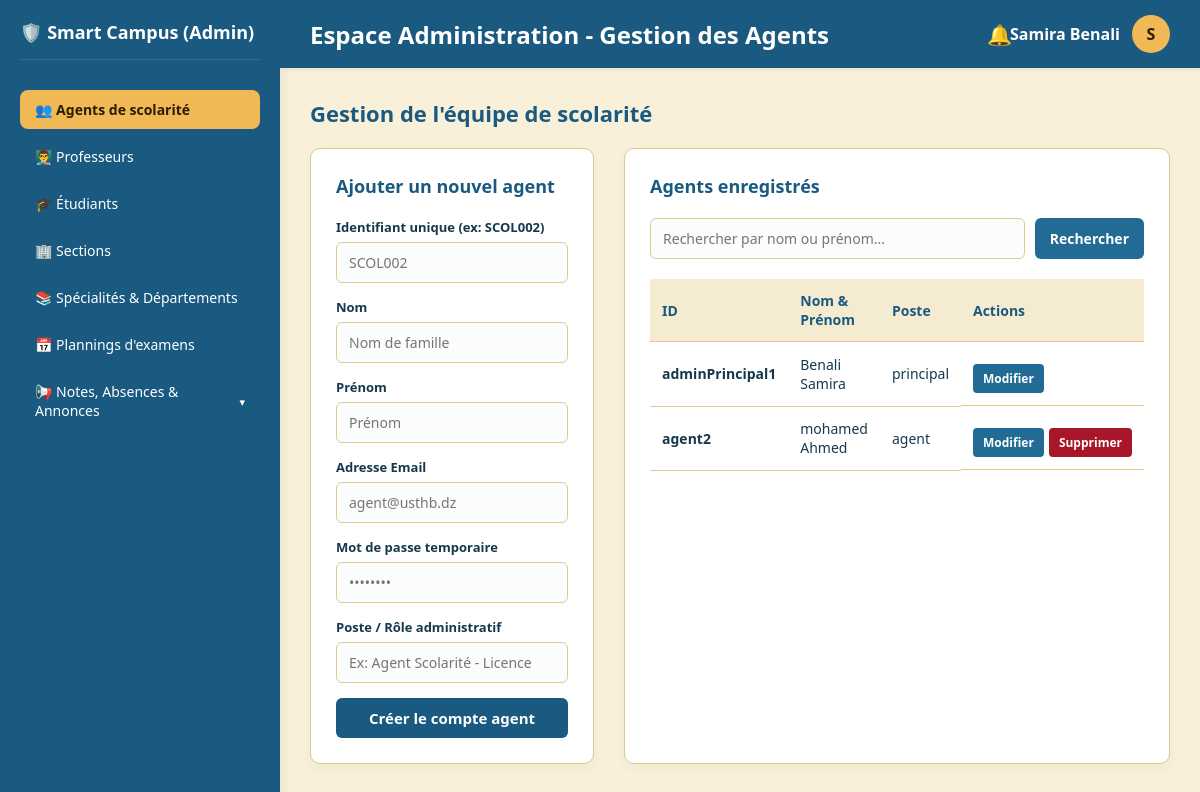
/admin_principal_dashboard.php (signed in), run on the app's committed database.
### tables this page shows
CREATE TABLE `scolarite` (
  `id_sco` int(11) NOT NULL,
  `id_user` varchar(100) NOT NULL,
  `post_Admin` varchar(100) DEFAULT NULL
);

CREATE TABLE `user` (
  `id_user` varchar(100) NOT NULL,
  `nom` varchar(50) NOT NULL,
  `prenom` varchar(50) NOT NULL,
  `email` varchar(100) NOT NULL,
  `mdP` varchar(255) NOT NULL,
  `role` enum('etudiant','prof','scolarite') NOT NULL
);

### admin_principal_dashboard.php (the view, shortened to what this page needs)
<?php
$host = 'localhost';
$db   = 'smart_campus';
$user = 'root';
$pass = '';
try {
    $pdo = new PDO("mysql:host=$host;dbname=$db;charset=utf8mb4", $user, $pass);
    $pdo->setAttribute(PDO::ATTR_ERRMODE, PDO::ERRMODE_EXCEPTION);
    $search = trim($_GET['search'] ?? '');
    if (!empty($search)) {
        $stmt_agents = $pdo->prepare("SELECT u.id_user, u.nom, u.prenom, u.email, s.post_Admin
                                    FROM scolarite s
                                    JOIN user u ON s.id_user = u.id_user
                                    WHERE u.nom LIKE ? OR u.prenom LIKE ?");
        $stmt_agents->execute(["%$search%", "%$search%"]);
    } else {
        $stmt_agents = $pdo->query("SELECT u.id_user, u.nom, u.prenom, u.email, s.post_Admin
                                    FROM scolarite s
                                    JOIN user u ON s.id_user = u.id_user");
    }
    $agents = $stmt_agents->fetchAll(PDO::FETCH_ASSOC);
} catch (PDOException $e) {
    if (isset($pdo) && $pdo->inTransaction()) {
        $pdo->rollBack();
    }
    $error = "Erreur de base de données : " . $e->getMessage();
}
?>
<!DOCTYPE html>
<html lang="fr">
<head>
</head>
<body>
    <div class="sidebar">
        <div class="sidebar-top">
            <div class="logo-area">
                <span>🛡️ Smart Campus (Admin)</span>
            </div>
            <div class="menu">
                <a href="admin_principal_dashboard.php" class="menu-item active">👥 Agents de scolarité</a>
                <a href="gestion_profs.php" class="menu-item">👨‍🏫 Professeurs</a>
                <a href="gestion_etudiants.php" class="menu-item">🎓 Étudiants</a>
                <a href="gestion_sections.php" class="menu-item">🏢 Sections</a>
                <a href="gestion_specialites.php" class="menu-item">📚 Spécialités & Départements</a>
                <a href="gestion_examens.php" class="menu-item">📅 Plannings d'examens</a>
                <div class="menu-dropdown">
                    <a href="javascript:void(0);" class="menu-item dropdown-toggle" onclick="toggleSubmenu()">
                        <span>📢 Notes, Absences & Annonces</span>
                        <span id="arrow" style="font-size: 11px;">▾</span>
                    </a>
                </div>
            </div>
        </div>
    </div>
    <div class="main-content">
        <div class="top-navbar">
            <h2>Espace Administration - Gestion des Agents</h2>
<div class="notif-menu-container" onclick="toggleNotifMenu(event)" style="position: relative; cursor: pointer; margin-right: -160px;">
    <div style="font-size: 20px; position: relative;">
        🔔
    </div>
</div>
            <div class="user-menu-container" onclick="toggleUserMenu(event)">
                <div class="user-profile">
                    <span><strong><?php echo htmlspecialchars($_SESSION['prenom'] . ' ' . $_SESSION['nom']); ?></strong></span>
                    <div class="user-avatar"><?php echo strtoupper(substr($_SESSION['prenom'], 0, 1)); ?></div>
                </div>
            </div>
        </div>
        <div class="content-body">
            <h3 class="section-title">Gestion de l'équipe de scolarité</h3>
            <div class="admin-grid">
                <div class="card">
                    <h3>Ajouter un nouvel agent</h3>
                    <form action="admin_principal_dashboard.php" method="POST">
                        <div class="form-group">
                            <label for="id_agent">Identifiant unique (ex: SCOL002)</label>
                            <input type="text" id="id_agent" name="id_agent" required placeholder="SCOL002">
                        </div>
                        <div class="form-group">
                            <label for="nom">Nom</label>
                            <input type="text" id="nom" name="nom" required placeholder="Nom de famille">
                        </div>
                        <div class="form-group">
                            <label for="prenom">Prénom</label>
                            <input type="text" id="prenom" name="prenom" required placeholder="Prénom">
                        </div>
                        <div class="form-group">
                            <label for="email">Adresse Email</label>
                            <input type="email" id="email" name="email" required placeholder="agent@usthb.dz">
                        </div>
                        <div class="form-group">
                            <label for="password">Mot de passe temporaire</label>
                            <input type="password" id="password" name="password" required placeholder="••••••••">
                        </div>
                        <div class="form-group">
                            <label for="post_Admin">Poste / Rôle administratif</label>
                            <input type="text" id="post_Admin" name="post_Admin" required placeholder="Ex: Agent Scolarité - Licence">
                        </div>
                        <button type="submit" name="ajouter_agent" class="btn-submit">Créer le compte agent</button>
                    </form>
                </div>
                <div class="card">
                    <h3>Agents enregistrés</h3>
                    <form action="admin_principal_dashboard.php" method="GET" class="search-form">
                        <input type="text" name="search" placeholder="Rechercher par nom ou prénom..." value="<?php echo htmlspecialchars($search); ?>">
                        <button type="submit" class="btn-search">Rechercher</button>
                    </form>
                    <?php if (empty($agents)): ?>
                        <p style="color: var(--text-muted);">Aucun agent trouvé.</p>
                    <?php else: ?>
                        <div style="overflow-x: auto;">
                            <table>
                                <thead>
                                    <tr>
                                        <th>ID</th>
                                        <th>Nom & Prénom</th>
                                        <th>Poste</th>
                                        <th>Actions</th>
                                    </tr>
                                </thead>
                                <tbody>
                                    <?php foreach ($agents as $ag): ?>
                                        <tr>
                                            <td><strong><?php echo htmlspecialchars($ag['id_user']); ?></strong></td>
                                            <td><?php echo htmlspecialchars($ag['nom'] . ' ' . $ag['prenom']); ?></td>
                                            <td><?php echo htmlspecialchars($ag['post_Admin']); ?></td>
                                            <td style="display: flex; gap: 5px;">
                                                <button type="button" class="btn-edit" onclick="ouvrirModalEdit('<?php echo $ag['id_user']; ?>', '<?php echo addslashes($ag['nom']); ?>', '<?php echo addslashes($ag['prenom']); ?>', '<?php echo addslashes($ag['email']); ?>', '<?php echo addslashes($ag['post_Admin']); ?>')">
                                                    Modifier
                                                </button>
                                                <?php if ($ag['id_user'] !== $_SESSION['id_user']): ?>
                                                    <form action="admin_principal_dashboard.php" method="POST" onsubmit="return confirm('Voulez-vous vraiment supprimer cet agent ?');" style="display:inline;">
                                                        <button type="submit" name="supprimer_agent" class="btn-delete">Supprimer</button>
                                                    </form>
                                                <?php endif; ?>
                                            </td>
                                        </tr>
                                    <?php endforeach; ?>
                                </tbody>
                            </table>
                        </div>
                    <?php endif; ?>
                </div>
            </div>
        </div>
    </div>
</body>
</html>

### admin_principal_dashboard.php (style rules this page uses)
:root { --header: #1B5A80; --menu: #226B94; --on-blue: #FFFFFF; --accent: #F0B955; --on-accent: #2A1D00; --bg: #F8F0D8; --card: #FFFFFF; --border: #E0C98A; --text: #16384D; --text-muted: #51606A; --error: #A8162A; --on-error: #FFFFFF; --success: #2e7d32; }
* { box-sizing: border-box; margin: 0; padding: 0; font-family: 'Segoe UI', Tahoma, Geneva, Verdana, sans-serif; }
body { background-color: var(--bg); color: var(--text); display: flex; height: 100vh; overflow: hidden; }
.sidebar { width: 280px; background-color: var(--header); display: flex; flex-direction: column; justify-content: space-between; padding: 20px; box-shadow: 4px 0 10px rgba(0,0,0,0.05); }
.sidebar-top .logo-area { display: flex; align-items: center; gap: 12px; color: var(--on-blue); font-size: 18px; font-weight: bold; margin-bottom: 30px; padding-bottom: 15px; border-bottom: 1px solid rgba(255,255,255,0.1); }
.menu { display: flex; flex-direction: column; gap: 8px; }
.menu-item { background-color: transparent; color: var(--on-blue); padding: 10px 15px; border-radius: 8px; text-decoration: none; font-size: 14px; font-weight: 500; transition: background 0.2s; display: flex; align-items: center; gap: 10px; }
.menu-item:hover, .menu-item.active { background-color: var(--accent); color: var(--on-accent); font-weight: 600; }
.main-content { flex: 1; display: flex; flex-direction: column; overflow-y: auto; }
.top-navbar { background-color: var(--header); color: var(--on-blue); padding: 15px 30px; display: flex; justify-content: space-between; align-items: center; box-shadow: 0 2px 5px rgba(0,0,0,0.05); }
.user-profile { display: flex; align-items: center; gap: 12px; }
.user-avatar { width: 38px; height: 38px; background-color: var(--accent); color: var(--on-accent); border-radius: 50%; display: flex; align-items: center; justify-content: center; font-weight: bold; }
.content-body { padding: 30px; }
.section-title { color: var(--header); font-size: 22px; margin-bottom: 20px; font-weight: 700; }
.admin-grid { display: grid; grid-template-columns: 1fr 1.3fr; gap: 30px; }
.card { background-color: var(--card); border: 1px solid var(--border); border-radius: 10px; padding: 25px; box-shadow: 0 4px 12px rgba(27,90,128,0.04); }
.card h3 { color: var(--header); margin-bottom: 20px; font-size: 18px; }
.form-group { margin-bottom: 15px; }
.form-group label { display: block; font-size: 13px; font-weight: 600; margin-bottom: 6px; color: var(--text); }
.form-group input { width: 100%; padding: 10px 12px; border: 1px solid var(--border); border-radius: 6px; font-size: 14px; background-color: #FAFCFE; }
.search-form { display: flex; gap: 10px; margin-bottom: 20px; }
.search-form input { flex: 1; padding: 10px 12px; border: 1px solid var(--border); border-radius: 6px; font-size: 14px; background-color: #FAFCFE; }
.btn-search { background-color: var(--menu); color: var(--on-blue); border: none; padding: 10px 15px; border-radius: 6px; font-size: 14px; font-weight: 600; cursor: pointer; transition: background 0.2s; }
.btn-submit { background-color: var(--header); color: var(--on-blue); border: none; padding: 10px 20px; border-radius: 6px; font-size: 15px; font-weight: 600; cursor: pointer; transition: background 0.2s; width: 100%; }
.btn-edit { background-color: var(--menu); color: var(--on-blue); border: none; padding: 6px 10px; border-radius: 4px; font-size: 12px; font-weight: 600; cursor: pointer; text-decoration: none; display: inline-block; margin-top:10px; }
.btn-delete { background-color: var(--error); color: var(--on-error); border: none; padding: 6px 10px; border-radius: 4px; font-size: 12px; font-weight: 600; cursor: pointer; margin-top:10px; }
table { width: 100%; border-collapse: collapse; font-size: 14px; }
th, td { padding: 12px; text-align: left; border-bottom: 1px solid var(--border); }
th { background-color: #f4ebd0; color: var(--header); font-weight: 600; }
.user-menu-container { position: relative; display: inline-block; cursor: pointer; }
.menu-dropdown { position: relative; }
.dropdown-toggle { cursor: pointer; display: flex; justify-content: space-between; align-items: center; }

### data on the page
scolarite: id_user.id_user "adminPrincipal1", id_user.prenom "Benali Samira", post_Admin "principal"
scolarite: id_user.id_user "agent2", id_user.prenom "mohamed Ahmed", post_Admin "agent"

### other printed values
$_SESSION['prenom'] . ' ' . $_SESSION['nom'] "Samira Benali"
substr($_SESSION['prenom'], 0, 1) "S"
